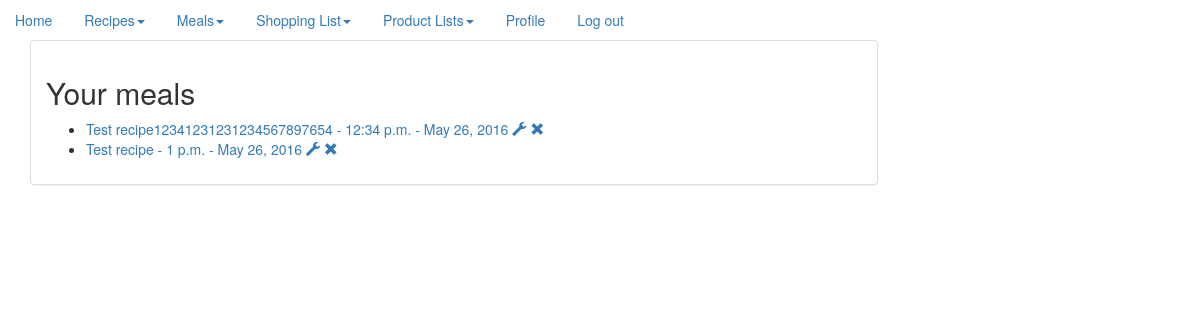
/meals/ (signed in), run on an earlier commit of the app's database.
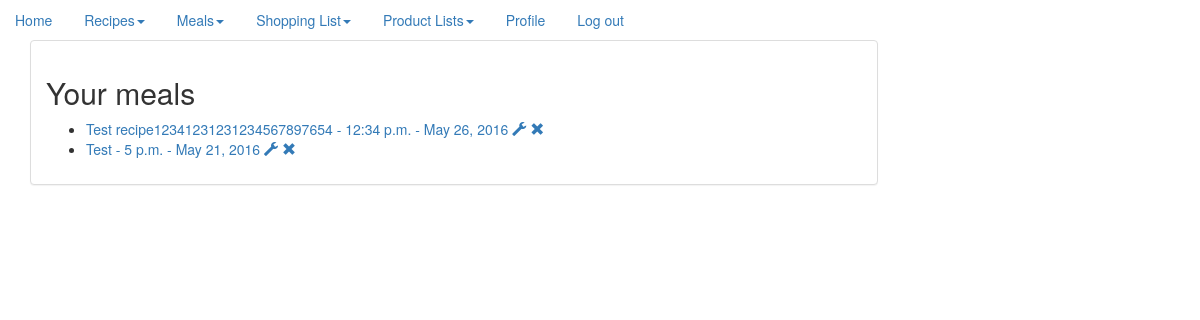
And on a later commit of the database.
### recipe/models.py (models this page shows, shortened)
class Meal(models.Model):
    name = models.ForeignKey(Recipe)
    user = models.ForeignKey(User, on_delete=models.CASCADE)
    date = models.DateField(default=datetime.date.today)
    yields = models.IntegerField()
    time = models.TimeField()
    event = models.CharField(max_length=1024, blank=True)
    def __str__(self):
        return self.name.name

class Recipe(models.Model):
    name = models.CharField(max_length=200)
    user = models.ForeignKey(User, on_delete=models.CASCADE)
    ingredients = models.ManyToManyField(Ingredient)
    description = models.CharField(max_length=100, blank=True)
    recipe_steps = models.CharField(max_length=1000)
    yields = models.IntegerField()
    date = models.DateField(default=datetime.date.today)
    global_access = models.BooleanField(default=True)
    card = models.CharField(max_length=1024, blank=True)
    class Meta:
        ordering = ["-name"]

### website/views.py (the view)
# urls.py: url(r'^meals/', ShowAllMeals.as_view()),
class ShowAllMeals(LoginRequiredMixin, ListView):
    context_object_name = 'meal'
    queryset = Meal.objects.all()
    def get_context_data(self, **kwargs):
        queryset = Meal.objects.filter(user=self.request.user)
        context = {
            'paginator': None,
            'page_obj': None,
            'is_paginated': False,
            'object_list': queryset,
        }
        context.update(kwargs)
        return context

### templates/recipe/meal_list.html
{% extends "base.html" %}
{% block content %}
    <h2>Your meals</h2>
    <ul>
        {% for recipe in object_list %}
            <li><a href="/meal/{{ recipe.id }}">{{ recipe }} - {{ recipe.time }} - {{ recipe.date }}</a>
                <a href="/edit_meal/{{ recipe.id }}"><span class="glyphicon glyphicon glyphicon-wrench"
                                                           aria-hidden="true"></span></a>
                <a href="/delete_meal/{{ recipe.id }}"><span class="glyphicon glyphicon glyphicon-remove"
                                                             aria-hidden="true"></span></a>
            </li>
        {% endfor %}
    </ul>
{% endblock %}

What changed in the data, as far as the page shows it:
removed Meal: name.name "Test recipe", time "1 p.m.", date "May 26, 2016"
added Meal: name.name "Test", time "5 p.m.", date "May 21, 2016"
